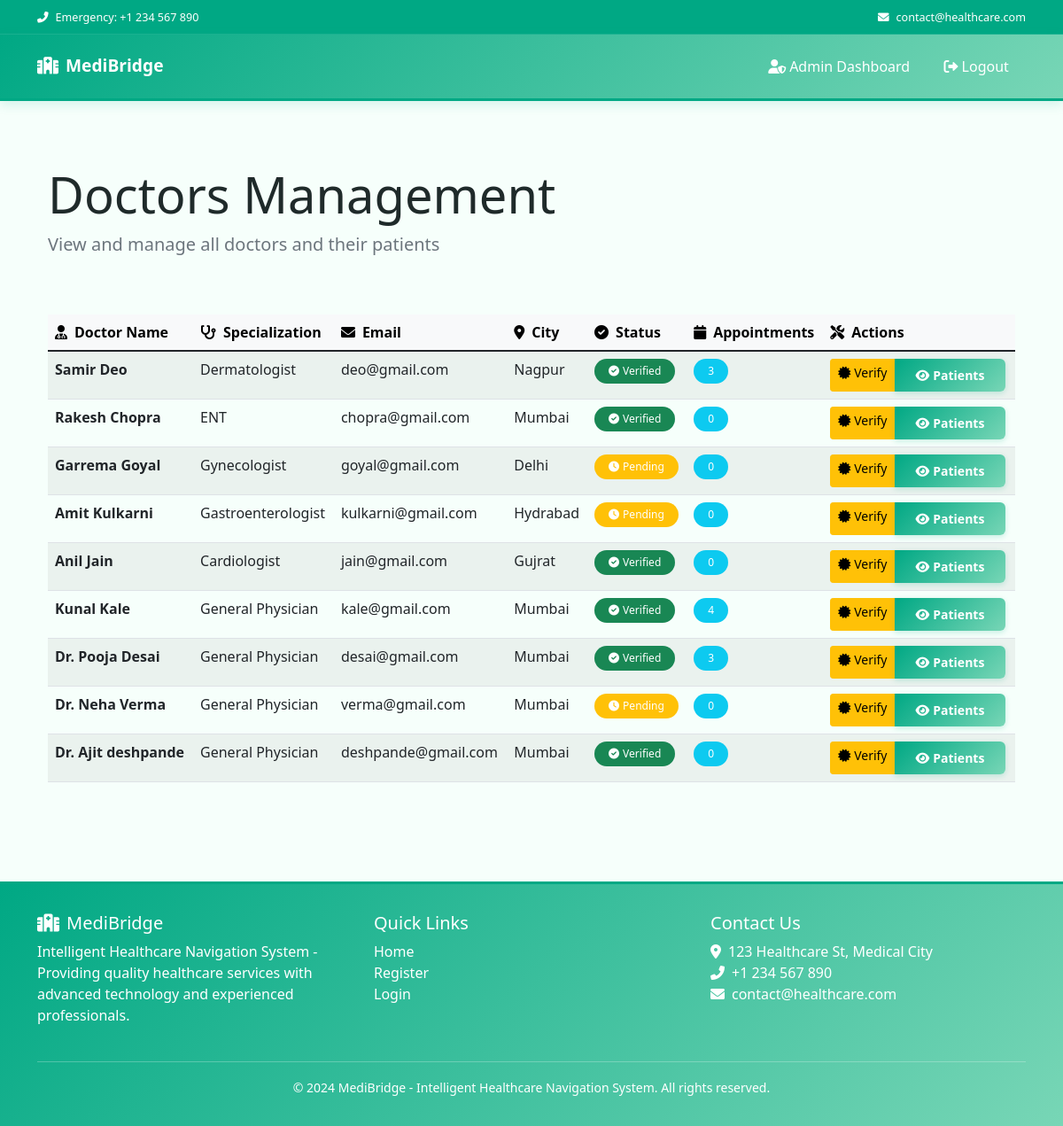
Page /admin/doctors (signed in) on the committed database.
### app.py (models this page shows)
class Doctor(db.Model):
    id = db.Column(db.Integer, primary_key=True)
    user_id = db.Column(db.Integer, db.ForeignKey('user.id'), nullable=False)
    specialization = db.Column(db.String(100), nullable=False)
    min_age = db.Column(db.Integer, nullable=False, default=0)  # Minimum age for patients
    max_age = db.Column(db.Integer, nullable=False, default=100)  # Maximum age for patients
    license_number = db.Column(db.String(100), nullable=True)  # Medical license number
    license_expiry = db.Column(db.Date, nullable=True)  # License expiry date
    qualifications = db.Column(db.Text, nullable=True)  # Comma-separated qualifications
    experience_years = db.Column(db.Integer, nullable=True)  # Years of experience
    hospital_affiliation = db.Column(db.String(200), nullable=True)  # Current hospital/clinic
    city = db.Column(db.String(100), nullable=False, default='Unknown')  # Doctor's city
    contact = db.Column(db.String(15), nullable=True)  #  Doctor phone number
    bio = db.Column(db.Text, nullable=True)  # Professional bio
    is_verified = db.Column(db.Boolean, default=False)  # Admin verification status
    verification_date = db.Column(db.DateTime, nullable=True)  # When admin verified
    appointments = db.relationship('Appointment', backref='doctor', lazy=True)
    user = db.relationship('User', backref='doctor_profile', lazy=True)

class User(UserMixin, db.Model):
    id = db.Column(db.Integer, primary_key=True)
    email = db.Column(db.String(120), unique=True, nullable=False)
    password_hash = db.Column(db.String(128))
    user_type = db.Column(db.String(20), nullable=False)  # 'patient', 'doctor', or 'admin'
    name = db.Column(db.String(100), nullable=False)
    is_admin = db.Column(db.Boolean, default=False)  # Flag for admin access

### app.py (the view)
@app.route('/admin/doctors')
@login_required
def admin_view_doctors():
    if not current_user.is_admin:
        flash('Access denied. Admin privileges required.')
        return redirect(url_for('home'))
    doctors = Doctor.query.all()
    return render_template('admin_doctors.html', doctors=doctors)

### app.py (called while the page is built)
@login_manager.user_loader
def load_user(user_id):
    return User.query.get(int(user_id))

### templates/admin_doctors.html
{% extends "base.html" %}
{% block content %}
<div class="container py-5">
    <div class="row mb-5">
        <div class="col-12">
            <h1 class="display-4 mb-2">Doctors Management</h1>
            <p class="lead text-muted">View and manage all doctors and their patients</p>
        </div>
    </div>
    <div class="row">
        <div class="col-12">
            {% if doctors %}
            <div class="table-responsive">
                <table class="table table-hover table-striped">
                    <thead class="table-light">
                        <tr>
                            <th><i class="fas fa-user-md me-2"></i>Doctor Name</th>
                            <th><i class="fas fa-stethoscope me-2"></i>Specialization</th>
                            <th><i class="fas fa-envelope me-2"></i>Email</th>
                            <th><i class="fas fa-map-marker-alt me-2"></i>City</th>
                            <th><i class="fas fa-check-circle me-2"></i>Status</th>
                            <th><i class="fas fa-calendar me-2"></i>Appointments</th>
                            <th><i class="fas fa-tools me-2"></i>Actions</th>
                        </tr>
                    </thead>
                    <tbody>
                        {% for doctor in doctors %}
                        <tr>
                            <td><strong>{{ doctor.user.name }}</strong></td>
                            <td>{{ doctor.specialization }}</td>
                            <td>{{ doctor.user.email }}</td>
                            <td>{{ doctor.city }}</td>
                            <td>
                                {% if doctor.is_verified %}
                                <span class="badge bg-success">
                                    <i class="fas fa-check-circle me-1"></i>Verified
                                </span>
                                {% else %}
                                <span class="badge bg-warning">
                                    <i class="fas fa-clock me-1"></i>Pending
                                </span>
                                {% endif %}
                            </td>
                            <td>
                                <span class="badge bg-info">
                                    {{ doctor.appointments|length }}
                                </span>
                            </td>
                            <td>
                                <div class="btn-group" role="group">
                                    <a href="{{ url_for('admin_verify_doctor', doctor_id=doctor.id) }}"
                                        class="btn btn-sm btn-warning">
                                        <i class="fas fa-certificate me-1"></i>Verify
                                    </a>
                                    <a href="{{ url_for('admin_view_doctor_patients', doctor_id=doctor.id) }}"
                                        class="btn btn-sm btn-primary">
                                        <i class="fas fa-eye me-1"></i>Patients
                                    </a>
                                </div>
                            </td>
                        </tr>
                        {% endfor %}
                    </tbody>
                </table>
            </div>
            {% else %}
            <div class="alert alert-info text-center" role="alert">
                <i class="fas fa-info-circle me-2"></i>No doctors found in the system.
            </div>
            {% endif %}
        </div>
    </div>
</div>
{% endblock %}

### templates/base.html (style rules this page uses)
:root { --primary-color: #00A884; --secondary-color: #78D6B6; --accent-color: #F6FFFB; --text-color: #1F2A2A; --success-color: #00A884; --warning-color: #e67e22; --danger-color: #c0392b; --light-bg: #F6FFFB; }
body { font-family: 'Segoe UI', Tahoma, Geneva, Verdana, sans-serif; background-color: #F6FFFB; overflow-x: hidden; color: #1F2A2A; }
.btn-primary { background: linear-gradient(135deg, #00A884 0%, #78D6B6 100%); border: none; padding: 0.5rem 1.5rem; border-radius: 6px; font-weight: 600; transition: all 0.3s ease; box-shadow: 0 2px 6px rgba(0, 168, 132, 0.2); color: white; }
.badge { padding: 0.5rem 1rem; border-radius: 20px; font-weight: 500; }

### rows in the picture
Doctor: user.name "Samir Deo", specialization "Dermatologist", user.email "deo@gmail.com", city "Nagpur", is_verified True (drawn), appointments|length "3"
Doctor: user.name "Rakesh Chopra", specialization "ENT", user.email "chopra@gmail.com", city "Mumbai", is_verified True (drawn), appointments|length "0"
Doctor: user.name "Garrema Goyal", specialization "Gynecologist", user.email "goyal@gmail.com", city "Delhi", is_verified False (drawn), appointments|length "0"
Doctor: user.name "Amit Kulkarni", specialization "Gastroenterologist", user.email "kulkarni@gmail.com", city "Hydrabad", is_verified False (drawn), appointments|length "0"
Doctor: user.name "Anil Jain", specialization "Cardiologist", user.email "jain@gmail.com", city "Gujrat", is_verified True (drawn), appointments|length "0"
Doctor: user.name "Kunal Kale", specialization "General Physician", user.email "kale@gmail.com", city "Mumbai", is_verified True (drawn), appointments|length "4"
Doctor: user.name "Dr. Pooja Desai", specialization "General Physician", user.email "desai@gmail.com", city "Mumbai", is_verified True (drawn), appointments|length "3"
Doctor: user.name "Dr. Neha Verma", specialization "General Physician", user.email "verma@gmail.com", city "Mumbai", is_verified False (drawn), appointments|length "0"
Doctor: user.name "Dr. Ajit deshpande", specialization "General Physician", user.email "deshpande@gmail.com", city "Mumbai", is_verified True (drawn), appointments|length "0"
